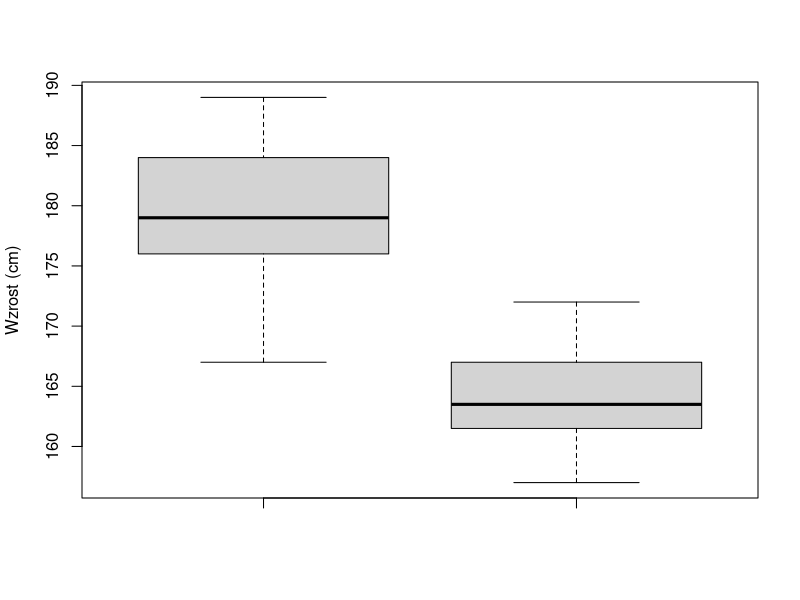
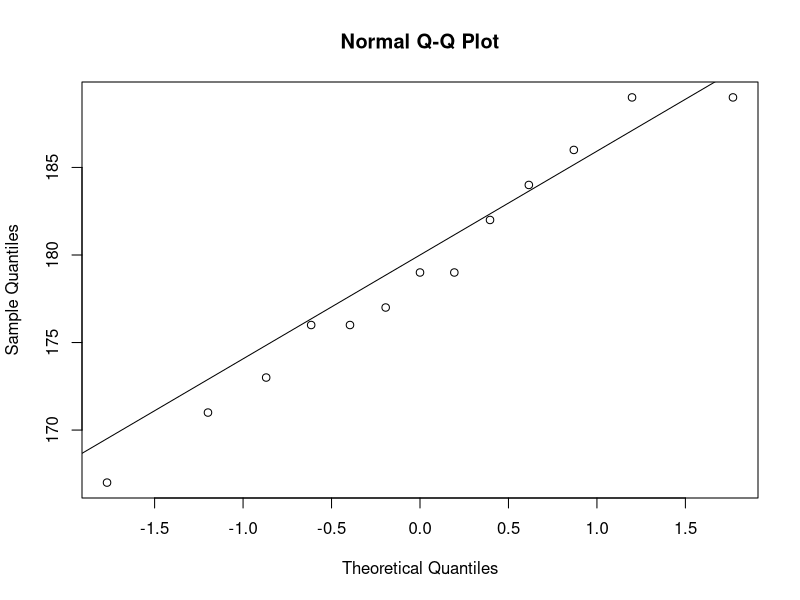
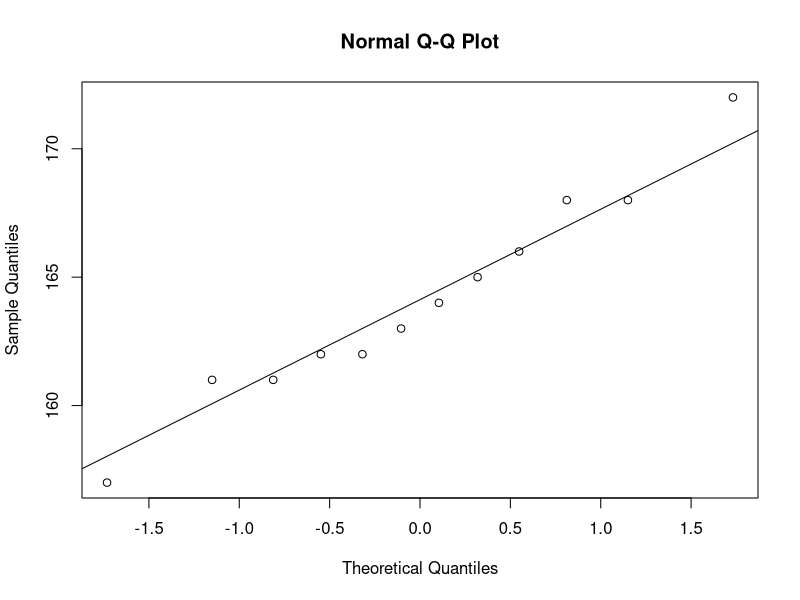

R code for these plots, in order:
m <- c(171, 176, 179, 189, 176, 182, 173, 179, 184, 186, 189, 167, 177)
k <- c(161, 162, 163, 162, 166, 164, 168, 165, 168, 157, 161, 172)

boxplot(m, k, ylab = "Wzrost (cm)")

# sprawdzanie normalności
shapiro.test(m)
qqnorm(m)
qqline(m)
p_value <- 0.8595
alpha <- 0.05
if (p_value <= alpha) {
  print("Odrzucamy H0 na korzyść hipotezy H1.")
} else if (p_value > alpha) {
  print("Brak podstaw do odrzucenia H0.")
}

shapiro.test(k)
qqnorm(k)
qqline(k)

# sprawdzamy równość wariancji
var(m)
var(k)
var.test(m, k, alternative = "greater")
p_value <- 0.04689
if (p_value <= alpha) {
  print("Odrzucamy H0 na korzyść hipotezy H1.")
} else if (p_value > alpha) {
  print("Brak podstaw do odrzucenia H0.")
}
# Brak równości wariancji.

# Test Welcha
mean(m)
mean(k)
t.test(m, k, var.equal = FALSE, alternative = "greater")
# Odrzucamy H0.